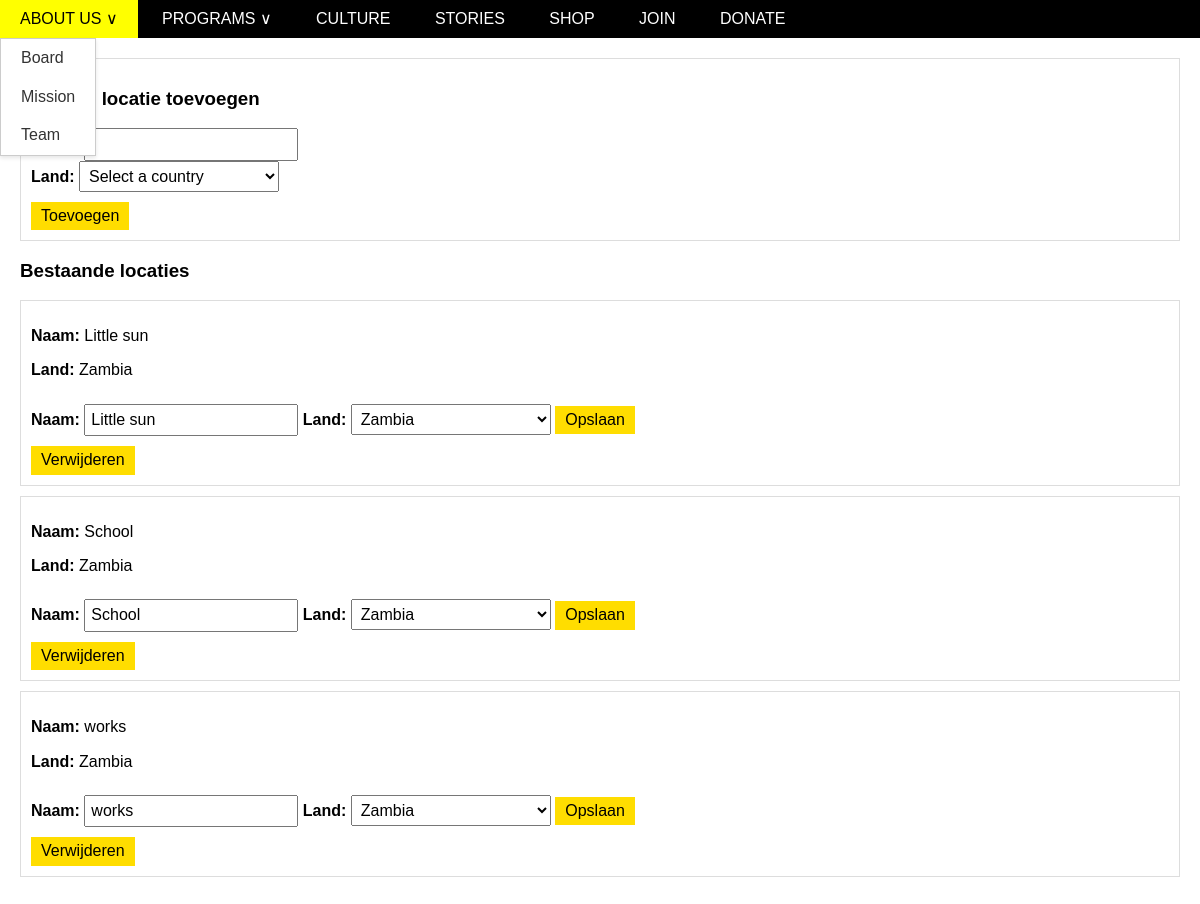
The page /admin_locations.php on the database its author committed.
### tables this page shows
CREATE TABLE `hub_location` (
  `id` int(11) NOT NULL,
  `name` varchar(255) NOT NULL,
  `country` varchar(255) NOT NULL
);

### admin_locations.php (the view, shortened to what this page needs)
<?php
try {
    $conn = Data::getConnection();
    $sql = "SELECT * FROM hub_location";
    $stmt = $conn->prepare($sql);
    $stmt->execute();
    $locations = $stmt->fetchAll(PDO::FETCH_ASSOC);
} catch (PDOException $e) {
    echo "Fout: " . $e->getMessage();
}
?>
<!DOCTYPE html>
<html lang="nl">
<head>
    <link rel="stylesheet" href="styles/normalize.css">
    <link rel="stylesheet" href="styles/nav.css">
    <link rel="stylesheet" href="styles/locations.css">
</head>
<body>
<?php include_once("nav.inc.php"); ?>
<div class="content">
    <div class="location">
        <h3>Nieuwe locatie toevoegen</h3>
        <form action="<?php echo $_SERVER['PHP_SELF']; ?>" method="post">
            <label for="name">Naam:</label>
            <input type="text" id="name" name="name" required><br>
            <label for="country">Land:</label>
            <select name="country" id="country" required>
                <option value="">Select a country</option>
                <?php
                $countries = array(
                    "Zambia"
                );
                ?>
            </select><br>
            <button type="submit">Toevoegen</button>
        </form>
    </div>
    <h3>Bestaande locaties</h3>
    <?php foreach ($locations as $location) : ?>
        <div class="location">
            <p><strong>Naam:</strong> <?php echo $location['name']; ?></p>
            <p><strong>Land:</strong> <?php echo $location['country']; ?></p>
            <form method="post" action="<?php echo $_SERVER['PHP_SELF']; ?>">
                <label for="edit_name_<?php echo $location['id']; ?>">Naam:</label>
                <input type="text" id="edit_name_<?php echo $location['id']; ?>" name="edit_name" value="<?php echo $location['name']; ?>">
                <label for="edit_country_<?php echo $location['id']; ?>">Land:</label>
                <select name="edit_country" id="edit_country_<?php echo $location['id']; ?>">
                    <?php foreach ($countries as $country) : ?>
                        <option value="<?php echo $country; ?>" <?php if ($location['country'] === $country) echo 'selected'; ?>><?php echo $country; ?></option>
                    <?php endforeach; ?>
                </select>
                <button type="submit">Opslaan</button>
            </form>
            <form method="post" action="<?php echo $_SERVER['PHP_SELF']; ?>">
                <button type="submit">Verwijderen</button>
            </form>
        </div>
    <?php endforeach; ?>
</div>
</body>
</html>

### styles/nav.css (style rules this page uses)
* { font-family: sans-serif; }

### styles/locations.css (style rules this page uses)
body { font-family: Arial, sans-serif; margin: 0; }
.location { border: 1px solid #ddd; padding: 10px; margin-bottom: 10px; }
.content { padding: 20px; }
label { font-weight: bold; }
input[type="text"], select { padding: 5px; width: 200px; }
button { margin-top: 10px; padding: 5px 10px; background-color: #ffdd00; color: black; border: none; cursor: pointer; }

### rows shown on the page
hub_location: name "Little sun", country "Zambia", edit_name "Little sun", edit_country "Zambia"
hub_location: name "School", country "Zambia", edit_name "School", edit_country "Zambia"
hub_location: name "works", country "Zambia", edit_name "works", edit_country "Zambia"
